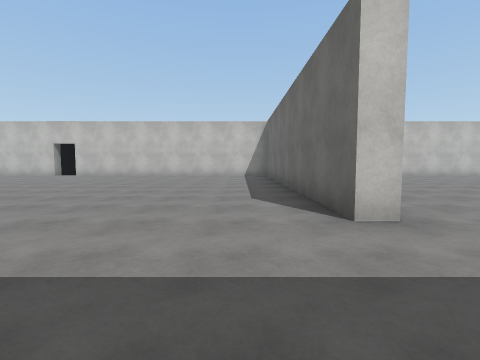
[1] (above)

24 first-person views from a walk through a 3-D level made in the Unity game engine. The camera is 1.3 m above the floor, tilts 4° down and sees 85° across. Doors are open. The floor is counted in squares, 2 m on a side. Each view is taken from the middle of a square. On the plan, view 1 faces up. The plan holds only what a view shows up to about 9 squares ahead; the rest is blank. The player character is not drawn. Surface patterns are stand-ins for the level's own textures.

[2]
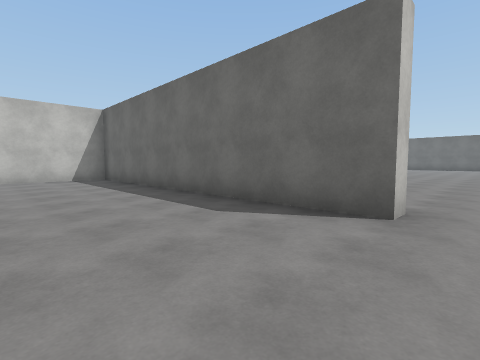

[3]
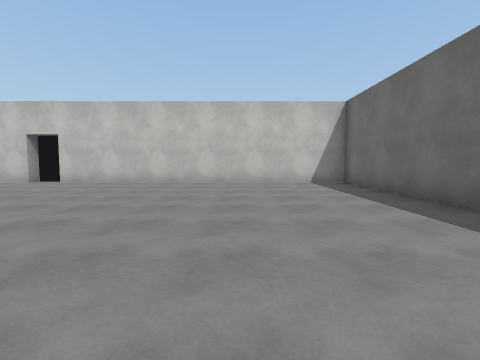

[4]
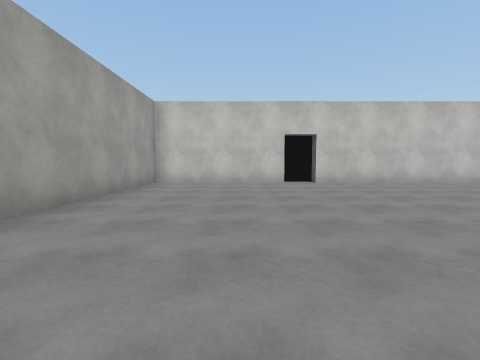

[5]
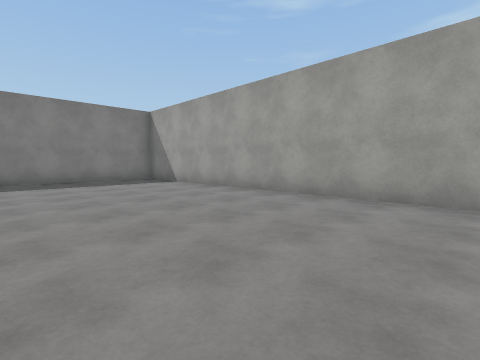

[6]
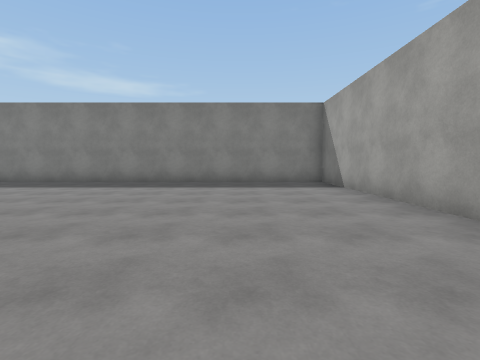

[7]
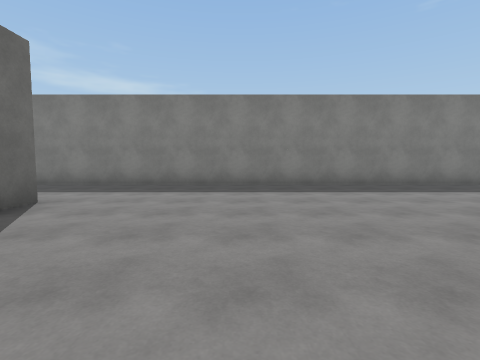

[8]
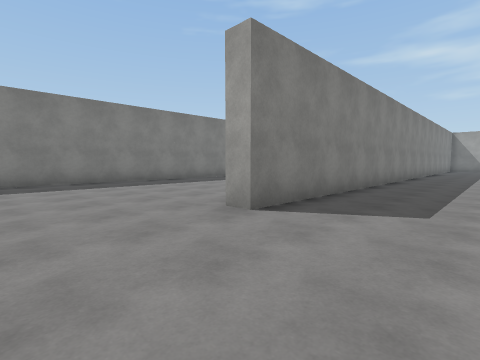

[9]
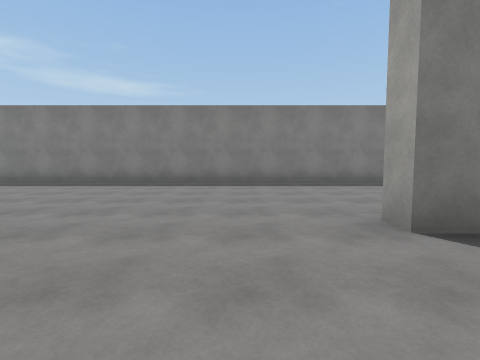

[10]
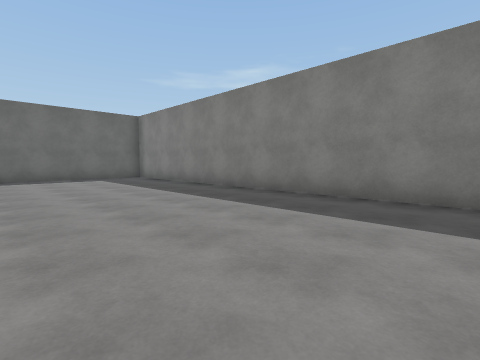

[11]
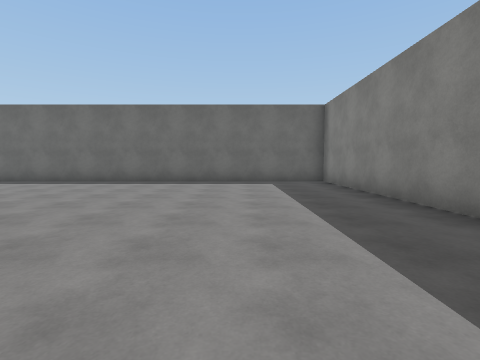

[12]
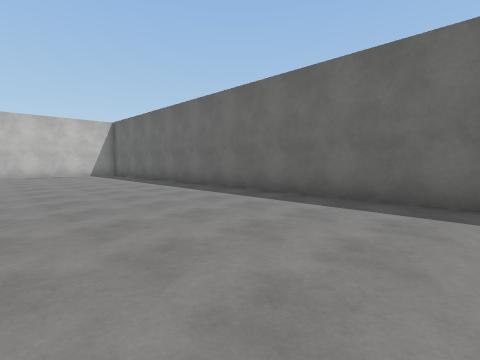

[13]
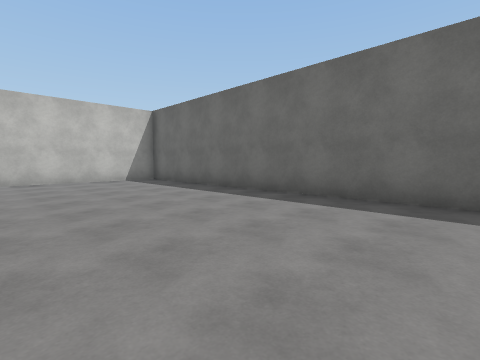

[14]
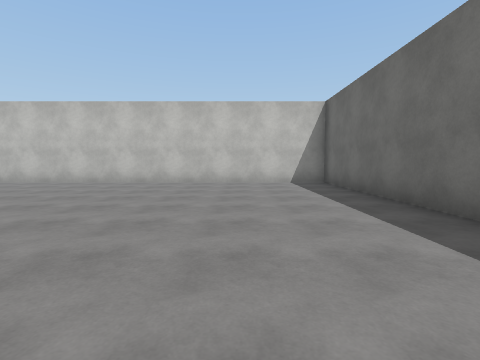

[15]
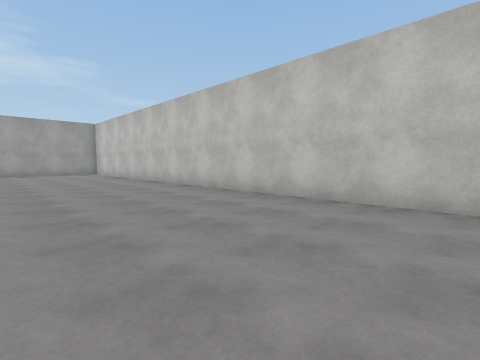

[16]
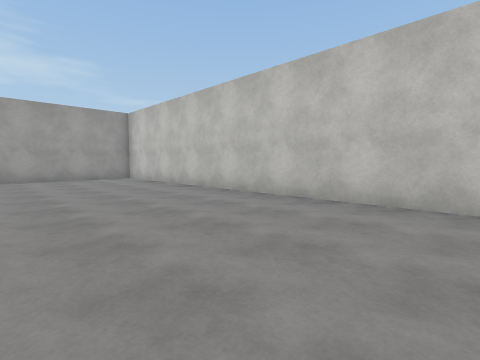

[17]
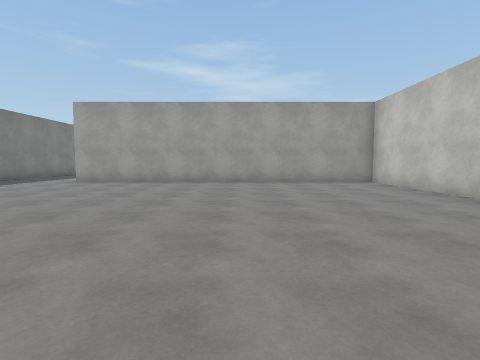

[18]
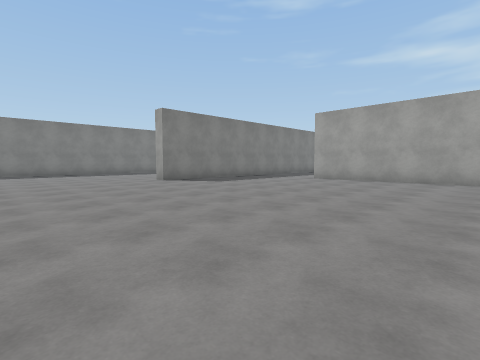

[19]
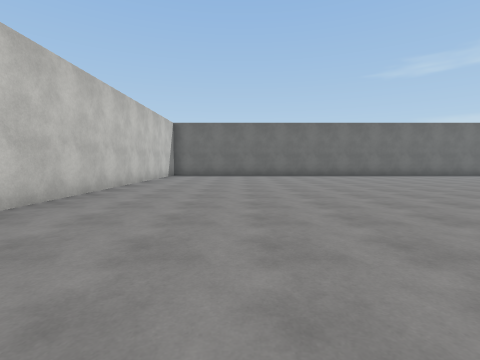

[20]
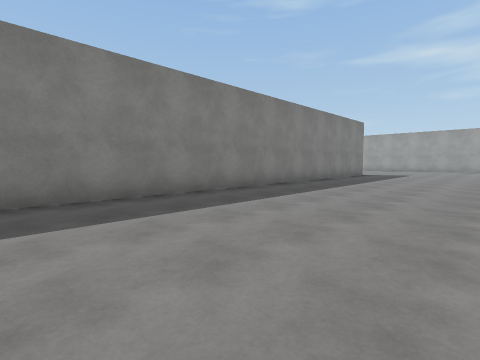

[21]
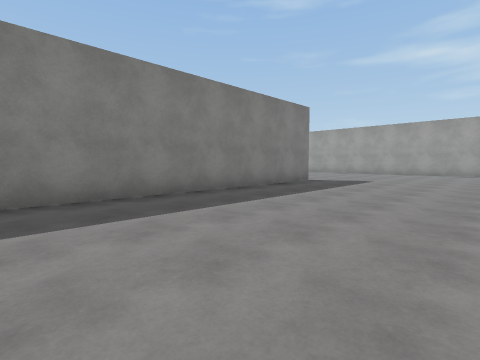

[22]
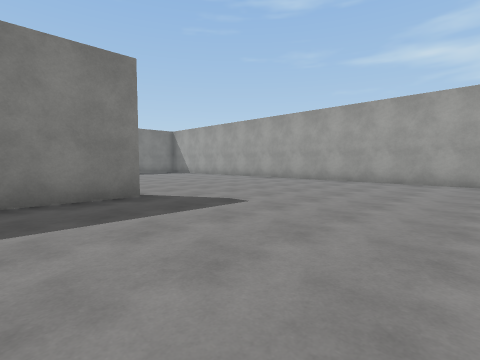

[23]
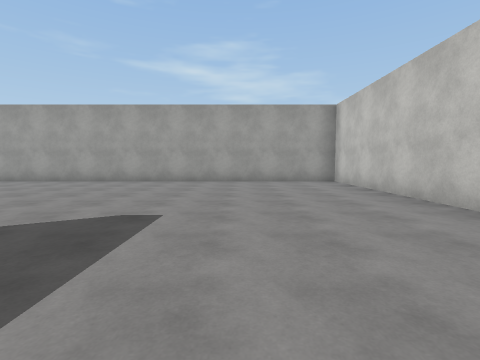

[24]
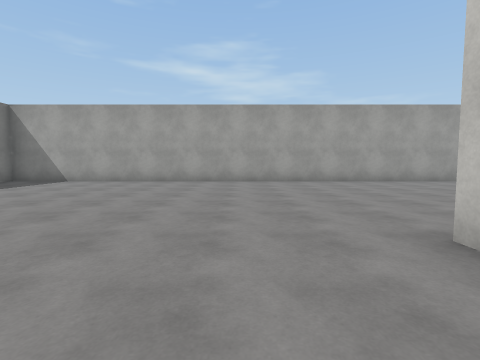

### Floor plan
Ten units are one square. View 1 is at (0, 0); x grows to the right and y downward. Boxes are objects, and circles mark ways between rooms. Rooms are numbered by the first view taken in them; rooms with no view inside come last. Other rooms are left out.
<svg viewBox="-131 -131 362 301">
<path fill="none" stroke="#000" d="M-76 -126 -86 -126 -86 -122 -126 -122 -126 4 14 4M17 -28 13 -28 13 -122 -76 -122M14 4 64 4 64 9M-61 67 226 67 226 -122 17 -122 17 -28M-74 9 -126 9 -126 165 -121 165"/>
<circle cx="10" cy="-10" r="3" fill="#2a7"/>
<text x="-60" y="-60">1</text>
<text x="60" y="20">2</text>
</svg>
Room 1 opens to room 2.

Where each view was taken, in squares from view 1:
view 1: 0 up, 0 right, facing up
view 2: 2 up, 2 left, facing up-right
view 3: 4 up, 2 left, facing up
view 4: 4 up, 10 left, facing up
view 5: 9 up, 8 left, facing down-left
view 6: 8 up, 10 left, facing down
view 7: 7 up, 2 left, facing down
view 8: 2 up, 9 right, facing down-left
view 9: 2 up, 8 right, facing down
view 10: 2 down, 12 right, facing down-right
view 11: 4 down, 14 right, facing right
view 12: 1 down, 18 right, facing up-right
view 13: 3 up, 18 right, facing up-right
view 14: 4 up, 20 right, facing up
view 15: 8 up, 16 right, facing up-left
view 16: 8 up, 12 right, facing up-left
view 17: 8 up, 10 right, facing left
view 18: 8 up, 11 right, facing down-left
view 19: 9 up, 10 right, facing right
view 20: 2 down, 7 right, facing down-left
view 21: 2 down, 2 right, facing down-left
view 22: 2 down, 4 left, facing down-left
view 23: 4 down, 4 left, facing left
view 24: 9 down, 4 left, facing left
